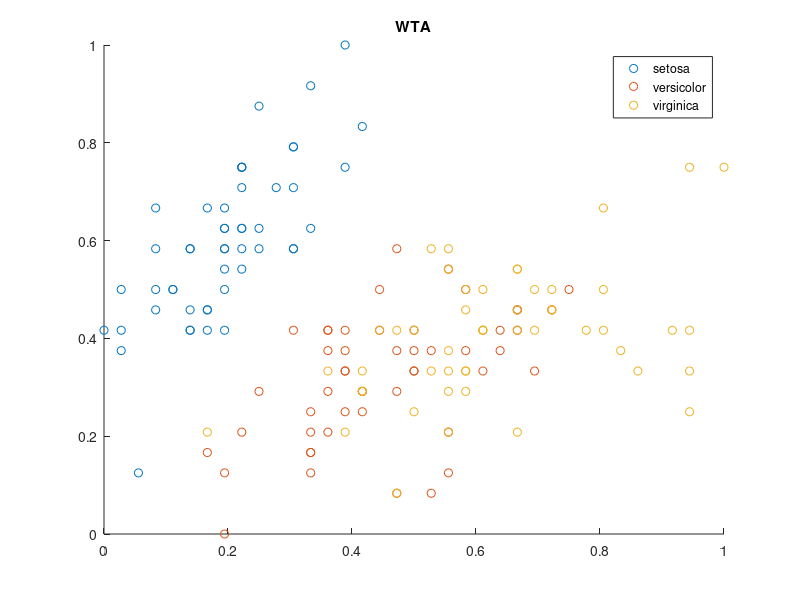

MATLAB code for this plot: (Note: this script raises an error after producing the figure.)
%#########WTA NETWORK - OFICIAL#######################
%#####################################################
load fisheriris
X = meas(:,1:2);
%######--NORMALIZAR DADOS--#####
for i = 1:2,
    mi = min(X(:,i));
    ma = max(X(:,i));
    X(:,i) = (X(:,i)-mi)/(ma-mi);
end
%##----Plotar Graficos----##%
fig = figure;
xlabel('X1');
ylabel('X2');
gscatter(X(:,1),X(:,2),species);

title('WTA');
hold on

%##---Deletar dados dos neuronios---##
delete(h)
clear X
clc
%%
%####---NUMEROS ALEATORIOS---####
%A = randi(150,150,1)
ind = randperm(size(X,1))
X = X(ind,:);
%%
%dados
w = rands(16,[0 1; -1 1])
w = rand(16,2)
%w = [4 2;5 2;6 2;7 2; 7.5 2];
h = plot(w(:,1),w(:,2),'ro',w(:,1),w(:,2),'k')
[r rr]=size(w)
%%
som = [w(1,:),w(2,:),w(3,:),w(4,:); w(5,:),w(6,:),w(7,:),w(8,:)]


%%
%%#############################################
%##############################################
%--CALCULO DECAIMENTO TAXA DE APRENDIZAGEM----
% tmax = tamanho do conjunto de treinamento x Numero maximo de epocas
% t = tamanho do conjunto
% n0 = numero da taxa inicial
%-------Formula: n(t) = n0*(1-t/tmax)
t= n
tmax = n*epoca
n(j) = alpha*(1-(t/tmax))
%%##############################################
%%
epoca=10;
ciclo=0;
alpha = 0.2
%Ui=min(u)
[n m]= size(X)
[o p]= size(w)
%[r rr]= size(A)

for k=1:epoca
    for i=1:n
        
        for j=1:o
            u(j)=0;
            u(j)=sqrt(((w(j,1)-X(i,1))^2)+((w(j,2)-X(i,2))^2));
        end
        
        if u(1,1)== min(u)
            w(1,1)=w(1,1)+(alpha*(X(i,1)-w(1,1)));
            w(1,2)=w(1,2)+(alpha*(X(i,2)-w(1,2)));
            pause(0.01);
            %##Calculo para error
            pj(i,1)=sqrt(((w(1,1)-X(i,1))^2)+((w(1,2)-X(i,2))^2));
        elseif u(1,2) ==min(u)
            w(2,1)=w(2,1)+(alpha*(X(i,1)-w(2,1)));
            w(2,2)=w(2,2)+(alpha*(X(i,2)-w(2,2)));
            pause(0.01);
            %##Calculo para error
             pj(i,1)=sqrt(((w(2,1)-X(i,1))^2)+((w(2,2)-X(i,2))^2));
        elseif u(1,3) == min(u)
            w(3,1)=w(3,1)+(alpha*(X(i,1)-w(3,1)));
            w(3,2)=w(3,2)+(alpha*(X(i,2)-w(3,2)));
            pause(0.01);
            %##Calculo para error
             pj(i,1)=sqrt(((w(3,1)-X(i,1))^2)+((w(3,2)-X(i,2))^2));
        elseif u(1,4) == min(u)
            w(4,1)=w(4,1)+(alpha*(X(i,1)-w(4,1)));
            w(4,2)=w(4,2)+(alpha*(X(i,2)-w(4,2)));
            pause(0.01);
            %##Calculo para error
             pj(i,1)=sqrt(((w(4,1)-X(i,1))^2)+((w(4,2)-X(i,2))^2));
        elseif u(1,5) == min(u)
            w(5,1)=w(5,1)+(alpha*(X(i,1)-w(5,1)));
            w(5,2)=w(5,2)+(alpha*(X(i,2)-w(5,2)));
            pause(0.01);
            %##Calculo para error
             pj(i,1)=sqrt(((w(5,1)-X(i,1))^2)+((w(5,2)-X(i,2))^2));
        end
        
        set(h,'XData',w(:,1),'YData',w(:,2));
        drawnow
        %du(i,j)= u(j);
    end
    
    %h = plot(w(:,1),w(:,2),'ro',w(:,1),w(:,2),'k')
    ciclo=ciclo+1;
    Error(k,1) = sum(pj)/n
    alpha = alpha*(1-(t/tmax));
    ind = randperm(size(X,1));
    X = X(ind,:);
    disp('Epoca Atualizada')
    disp(ciclo)
end